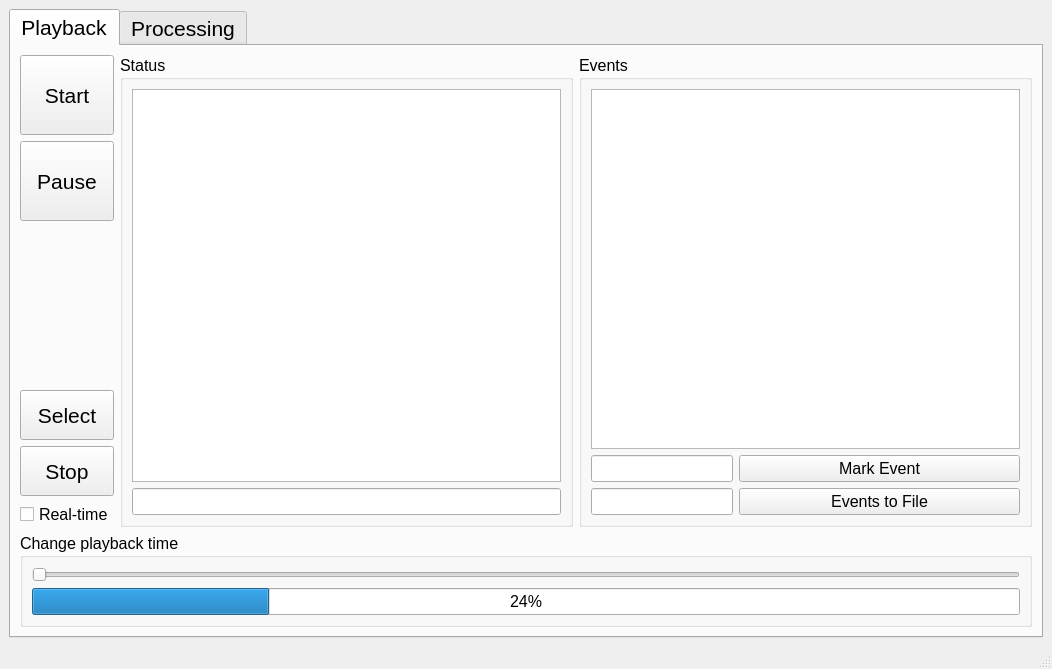
<?xml version="1.0" encoding="UTF-8"?>
<ui version="4.0">
 <class>DatasetGUI</class>
 <widget class="QMainWindow" name="DatasetGUI">
  <property name="geometry">
   <rect>
    <x>0</x>
    <y>0</y>
    <width>1052</width>
    <height>669</height>
   </rect>
  </property>
  <property name="windowTitle">
   <string>MainWindow</string>
  </property>
  <widget class="QWidget" name="centralwidget">
   <layout class="QHBoxLayout" name="horizontalLayout">
    <item>
     <widget class="QTabWidget" name="tabWidget">
      <property name="font">
       <font>
        <pointsize>16</pointsize>
       </font>
      </property>
      <property name="currentIndex">
       <number>0</number>
      </property>
      <widget class="QWidget" name="dataset_playback">
       <attribute name="title">
        <string>Playback</string>
       </attribute>
       <layout class="QVBoxLayout" name="verticalLayout_4">
        <item>
         <layout class="QVBoxLayout" name="verticalLayout">
          <item>
           <layout class="QHBoxLayout" name="horizontalLayout_2">
            <item>
             <layout class="QVBoxLayout" name="verticalLayout_3">
              <item>
               <widget class="QPushButton" name="startButton">
                <property name="minimumSize">
                 <size>
                  <width>0</width>
                  <height>80</height>
                 </size>
                </property>
                <property name="text">
                 <string>Start</string>
                </property>
               </widget>
              </item>
              <item>
               <widget class="QPushButton" name="pauseButton">
                <property name="minimumSize">
                 <size>
                  <width>0</width>
                  <height>80</height>
                 </size>
                </property>
                <property name="text">
                 <string>Pause</string>
                </property>
               </widget>
              </item>
              <item>
               <spacer name="verticalSpacer">
                <property name="orientation">
                 <enum>Qt::Vertical</enum>
                </property>
                <property name="sizeHint" stdset="0">
                 <size>
                  <width>20</width>
                  <height>40</height>
                 </size>
                </property>
               </spacer>
              </item>
              <item>
               <widget class="QPushButton" name="selectButton">
                <property name="minimumSize">
                 <size>
                  <width>0</width>
                  <height>50</height>
                 </size>
                </property>
                <property name="text">
                 <string>Select</string>
                </property>
               </widget>
              </item>
              <item>
               <widget class="QPushButton" name="stopButton">
                <property name="minimumSize">
                 <size>
                  <width>0</width>
                  <height>50</height>
                 </size>
                </property>
                <property name="text">
                 <string>Stop</string>
                </property>
               </widget>
              </item>
              <item>
               <widget class="QCheckBox" name="checkPlaybackRealtime">
                <property name="font">
                 <font>
                  <pointsize>12</pointsize>
                 </font>
                </property>
                <property name="text">
                 <string>Real-time</string>
                </property>
               </widget>
              </item>
             </layout>
            </item>
            <item>
             <widget class="QGroupBox" name="statusGroupBox">
              <property name="font">
               <font>
                <pointsize>12</pointsize>
               </font>
              </property>
              <property name="title">
               <string>Status</string>
              </property>
              <layout class="QVBoxLayout" name="verticalLayout_7">
               <item>
                <widget class="QTextEdit" name="statusText"/>
               </item>
               <item>
                <widget class="QLineEdit" name="currentTimeText"/>
               </item>
              </layout>
             </widget>
            </item>
            <item>
             <widget class="QGroupBox" name="eventGroupBox">
              <property name="font">
               <font>
                <pointsize>12</pointsize>
               </font>
              </property>
              <property name="title">
               <string>Events</string>
              </property>
              <layout class="QVBoxLayout" name="verticalLayout_5">
               <item>
                <widget class="QTreeView" name="treeView"/>
               </item>
               <item>
                <layout class="QFormLayout" name="formLayout">
                 <item row="0" column="1">
                  <widget class="QPushButton" name="recordEventButton">
                   <property name="font">
                    <font>
                     <pointsize>12</pointsize>
                    </font>
                   </property>
                   <property name="text">
                    <string>Mark Event</string>
                   </property>
                  </widget>
                 </item>
                 <item row="0" column="0">
                  <widget class="QLineEdit" name="eventText">
                   <property name="sizePolicy">
                    <sizepolicy hsizetype="Maximum" vsizetype="Fixed">
                     <horstretch>0</horstretch>
                     <verstretch>0</verstretch>
                    </sizepolicy>
                   </property>
                  </widget>
                 </item>
                 <item row="1" column="0">
                  <widget class="QLineEdit" name="currentEventTimeText">
                   <property name="sizePolicy">
                    <sizepolicy hsizetype="Maximum" vsizetype="Fixed">
                     <horstretch>0</horstretch>
                     <verstretch>0</verstretch>
                    </sizepolicy>
                   </property>
                  </widget>
                 </item>
                 <item row="1" column="1">
                  <widget class="QPushButton" name="saveEventsButton">
                   <property name="font">
                    <font>
                     <pointsize>12</pointsize>
                    </font>
                   </property>
                   <property name="text">
                    <string>Events to File</string>
                   </property>
                  </widget>
                 </item>
                </layout>
               </item>
              </layout>
             </widget>
            </item>
           </layout>
          </item>
          <item>
           <layout class="QVBoxLayout" name="verticalLayout_2">
            <item>
             <widget class="QGroupBox" name="timeSelectionGroupBox">
              <property name="font">
               <font>
                <pointsize>12</pointsize>
               </font>
              </property>
              <property name="title">
               <string>Change playback time</string>
              </property>
              <layout class="QVBoxLayout" name="verticalLayout_6">
               <item>
                <widget class="QSlider" name="timeSlider">
                 <property name="orientation">
                  <enum>Qt::Horizontal</enum>
                 </property>
                </widget>
               </item>
               <item>
                <widget class="QProgressBar" name="progressBar">
                 <property name="value">
                  <number>24</number>
                 </property>
                </widget>
               </item>
              </layout>
             </widget>
            </item>
           </layout>
          </item>
         </layout>
        </item>
       </layout>
      </widget>
      <widget class="QWidget" name="dataset_processing">
       <attribute name="title">
        <string>Processing</string>
       </attribute>
      </widget>
     </widget>
    </item>
   </layout>
  </widget>
  <widget class="QStatusBar" name="statusbar"/>
 </widget>
 <resources/>
 <connections/>
</ui>
